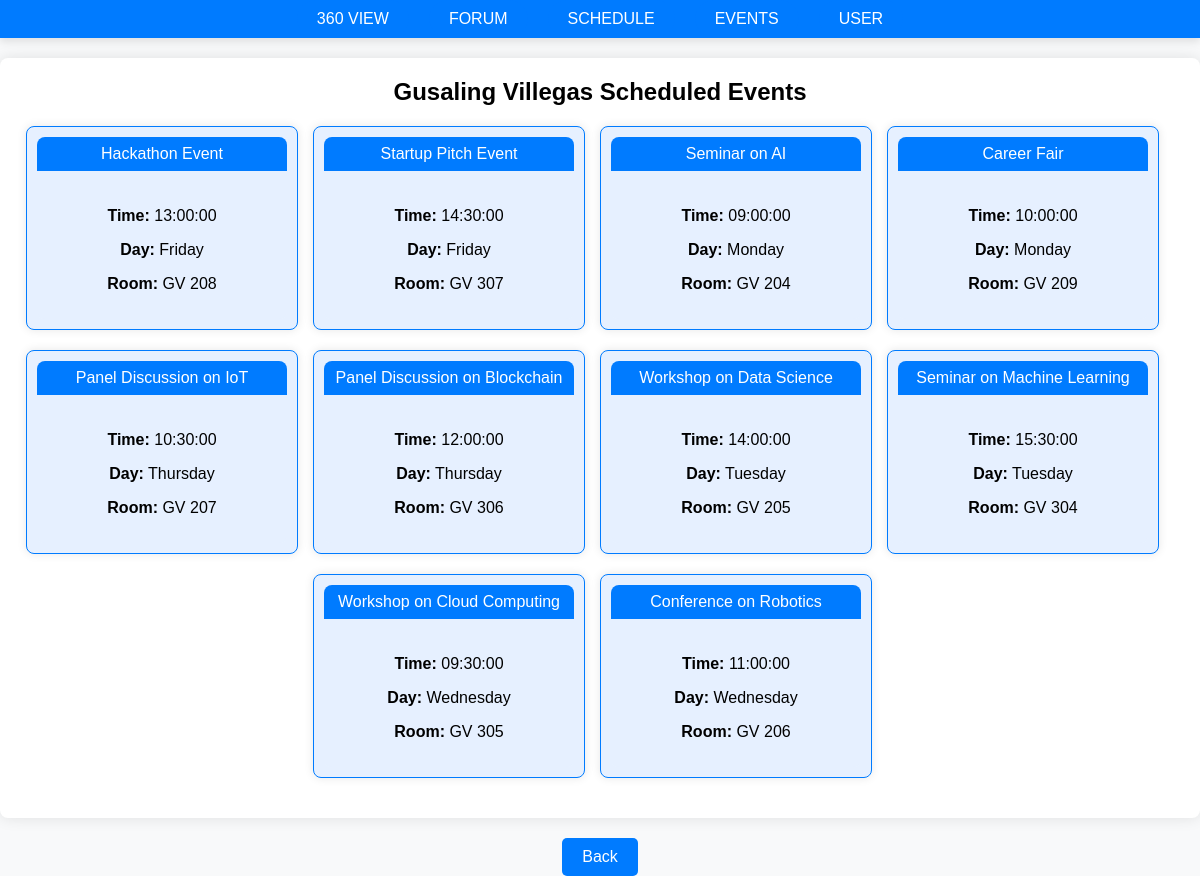
The page /gvevents.php on the database its author committed.
### tables this page shows
CREATE TABLE `events` (
  `event_id` int(11) NOT NULL,
  `event_name` varchar(255) NOT NULL,
  `time` time NOT NULL,
  `day` varchar(20) NOT NULL,
  `room_number` varchar(10) NOT NULL,
  `room_id` int(11) DEFAULT NULL
);

CREATE TABLE `rooms` (
  `room_id` int(11) NOT NULL,
  `building` varchar(50) NOT NULL,
  `floor_number` int(11) NOT NULL,
  `room_number` varchar(10) NOT NULL
);

### public/gvevents.php (the view, shortened to what this page needs)
<?php
require_once 'includes/dbh.inc.php';
$building_name = 'Gusaling Villegas';
$sql = "SELECT e.event_name, e.time, e.day, r.room_number
        FROM events e
        INNER JOIN rooms r ON e.room_id = r.room_id
        WHERE r.building = :building
        ORDER BY e.day, e.time";
$stmt = $pdo->prepare($sql);
$stmt->execute([':building' => $building_name]);
$events = $stmt->fetchAll(PDO::FETCH_ASSOC);
?>
<!DOCTYPE html>
<html lang="en">
<head>
    <link rel="stylesheet" href="gvevents.css">
</head>
<body>
    <div class="top-ribbon">
        <div class="ribbon-button-container dropdown">
            <span class="ribbon-button ribbon-trigger">360 VIEW</span>
        </div>
        <div class="ribbon-button-container">
            <a href="forum.php" class="ribbon-button">FORUM</a>
        </div>
        <div class="ribbon-button-container">
            <a href="schedule.php" class="ribbon-button">SCHEDULE</a>
        </div>
        <div class="ribbon-button-container">
            <a href="events.html" class="ribbon-button">EVENTS</a>
        </div>
        <div class="ribbon-button-container">
            <a href="user.php" class="ribbon-button">USER</a>
        </div>
    </div>
    <div class="building-schedule-container">
        <h2 class="building-title">Gusaling Villegas Scheduled Events</h2>
        <?php
        if (!empty($events)) {
            foreach ($events as $event) {
                echo "<div class=\"schedule-card\">";
                echo "<div class=\"event-name\">{$event['event_name']}</div>";
                echo "<div class=\"event-details\">";
                echo "<p><strong>Time:</strong> {$event['time']}</p>";
                echo "<p><strong>Day:</strong> {$event['day']}</p>";
                echo "<p><strong>Room:</strong> {$event['room_number']}</p>";
                echo "</div>";
                echo "</div>";
            }
        } else {
            echo "<p>No events found for Gusaling Villegas.</p>";
        }
        ?>
    </div>
    <a href="events.html" class="back-button">Back</a>
</body>
</html>

### public/gvevents.css (style rules this page uses)
body { font-family: Arial, sans-serif; background-color: #e6f0ff; display: flex; flex-direction: column; align-items: center; height: 100vh; margin: 0; }
.top-ribbon { background-color: #007bff; width: 100%; padding: 10px 0; display: flex; justify-content: center; box-shadow: 0 4px 8px rgba(0, 0, 0, 0.1); }
.ribbon-button-container { margin: 0 10px; }
.ribbon-button { padding: 10px 20px; background-color: #007bff; color: white; text-decoration: none; border-radius: 20px; font-size: 16px; transition: background-color 0.3s, color 0.3s; }
.schedule-card { border: 1px solid #007bff; border-radius: 8px; padding: 10px; width: 250px; text-align: center; box-shadow: 0 0 10px rgba(0, 0, 0, 0.1); margin-bottom: 20px; display: inline-block; margin-right: 15px; vertical-align: top; background-color: #e6f0ff; }
.back-button { padding: 10px 20px; background-color: #007bff; color: white; text-decoration: none; border-radius: 5px; font-size: 16px; transition: background-color 0.3s; display: inline-block; margin-top: 20px; }
.dropdown { position: relative; display: inline-block; }
.ribbon-trigger { cursor: pointer; }

### public/gvevents.php (style rules this page uses)
body { background-color: #f8f9fa; }
.building-schedule-container { background-color: #ffffff; padding: 20px; border-radius: 8px; box-shadow: 0 0 15px rgba(0, 0, 0, 0.1); margin-top: 20px; text-align: center; }
.building-title { margin-top: 0; color: #000000; }
.schedule-card { border: 1px solid #007bff; border-radius: 8px; padding: 10px; width: 250px; text-align: center; box-shadow: 0 0 10px rgba(0, 0, 0, 0.1); margin-bottom: 20px; display: inline-block; margin-right: 15px; vertical-align: top; }
.event-name { background-color: #007bff; color: #ffffff; padding: 8px; border-radius: 8px 8px 0 0; margin-bottom: 10px; }
.event-details { background-color: #e6f0ff; padding: 10px; border-radius: 0 0 8px 8px; }
.back-button { padding: 10px 20px; background-color: #007bff; color: white; text-decoration: none; border-radius: 5px; font-size: 16px; transition: background-color 0.3s; display: inline-block; margin-top: 20px; }

### rows shown on the page
events: event_name "Hackathon Event", time "13:00:00", day "Friday", room.room_number "GV 208"
events: event_name "Startup Pitch Event", time "14:30:00", day "Friday", room.room_number "GV 307"
events: event_name "Seminar on AI", time "09:00:00", day "Monday", room.room_number "GV 204"
events: event_name "Career Fair", time "10:00:00", day "Monday", room.room_number "GV 209"
events: event_name "Panel Discussion on IoT", time "10:30:00", day "Thursday", room.room_number "GV 207"
events: event_name "Panel Discussion on Blockchain", time "12:00:00", day "Thursday", room.room_number "GV 306"
events: event_name "Workshop on Data Science", time "14:00:00", day "Tuesday", room.room_number "GV 205"
events: event_name "Seminar on Machine Learning", time "15:30:00", day "Tuesday", room.room_number "GV 304"
events: event_name "Workshop on Cloud Computing", time "09:30:00", day "Wednesday", room.room_number "GV 305"
events: event_name "Conference on Robotics", time "11:00:00", day "Wednesday", room.room_number "GV 206"
